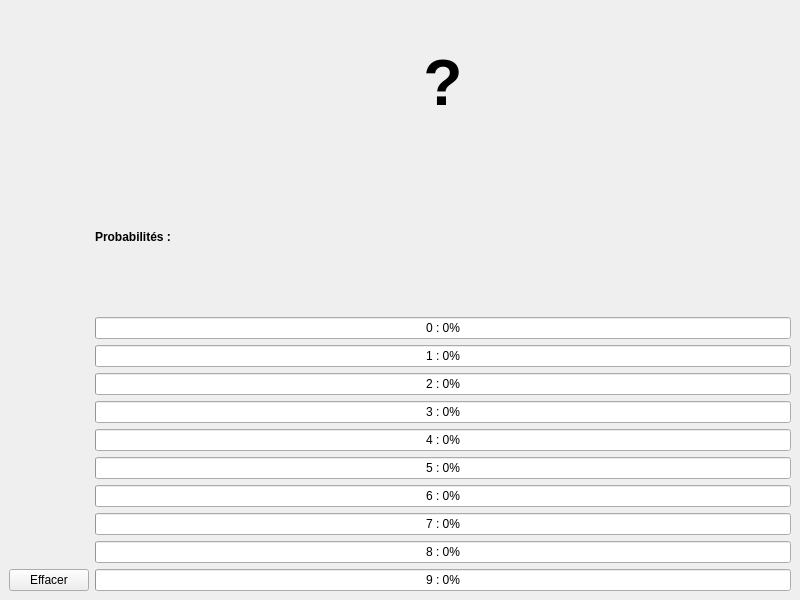
<?xml version="1.0" encoding="UTF-8"?>
<ui version="4.0">
 <class>MainWindow</class>
 <widget class="QMainWindow" name="MainWindow">
  <property name="geometry">
   <rect>
    <x>0</x>
    <y>0</y>
    <width>800</width>
    <height>600</height>
   </rect>
  </property>
  <property name="windowTitle">
   <string>MLP Workbench - Direct</string>
  </property>
  <widget class="QWidget" name="centralwidget">
   <layout class="QHBoxLayout" name="horizontalLayout">
    <item>
     <layout class="QVBoxLayout" name="layout_canvas">
      <item>
       <spacer name="verticalSpacer">
        <property name="orientation">
         <enum>Qt::Vertical</enum>
        </property>
        <property name="sizeHint" stdset="0">
         <size>
          <width>20</width>
          <height>40</height>
         </size>
        </property>
       </spacer>
      </item>
      <item>
       <widget class="QPushButton" name="btn_clear">
        <property name="text">
         <string>Effacer</string>
        </property>
       </widget>
      </item>
     </layout>
    </item>
    <item>
     <layout class="QVBoxLayout" name="layout_predictions">
      <item>
       <widget class="QLabel" name="label_prediction">
        <property name="font">
         <font>
          <pointsize>48</pointsize>
          <weight>75</weight>
          <bold>true</bold>
         </font>
        </property>
        <property name="text">
         <string>?</string>
        </property>
        <property name="alignment">
         <set>Qt::AlignCenter</set>
        </property>
       </widget>
      </item>
      <item>
       <widget class="QLabel" name="label_title_probs">
        <property name="font">
         <font>
          <weight>75</weight>
          <bold>true</bold>
         </font>
        </property>
        <property name="text">
         <string>Probabilités :</string>
        </property>
       </widget>
      </item>
      <item><widget class="QProgressBar" name="bar_0"><property name="value"><number>0</number></property><property name="format"><string>0 : %p%</string></property></widget></item>
      <item><widget class="QProgressBar" name="bar_1"><property name="value"><number>0</number></property><property name="format"><string>1 : %p%</string></property></widget></item>
      <item><widget class="QProgressBar" name="bar_2"><property name="value"><number>0</number></property><property name="format"><string>2 : %p%</string></property></widget></item>
      <item><widget class="QProgressBar" name="bar_3"><property name="value"><number>0</number></property><property name="format"><string>3 : %p%</string></property></widget></item>
      <item><widget class="QProgressBar" name="bar_4"><property name="value"><number>0</number></property><property name="format"><string>4 : %p%</string></property></widget></item>
      <item><widget class="QProgressBar" name="bar_5"><property name="value"><number>0</number></property><property name="format"><string>5 : %p%</string></property></widget></item>
      <item><widget class="QProgressBar" name="bar_6"><property name="value"><number>0</number></property><property name="format"><string>6 : %p%</string></property></widget></item>
      <item><widget class="QProgressBar" name="bar_7"><property name="value"><number>0</number></property><property name="format"><string>7 : %p%</string></property></widget></item>
      <item><widget class="QProgressBar" name="bar_8"><property name="value"><number>0</number></property><property name="format"><string>8 : %p%</string></property></widget></item>
      <item><widget class="QProgressBar" name="bar_9"><property name="value"><number>0</number></property><property name="format"><string>9 : %p%</string></property></widget></item>
     </layout>
    </item>
   </layout>
  </widget>
 </widget>
 <resources/>
 <connections/>
</ui>
